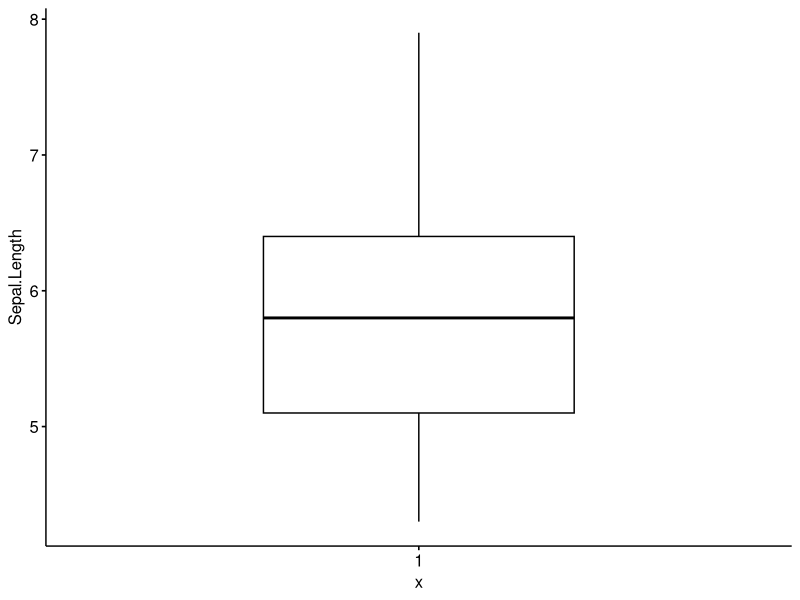
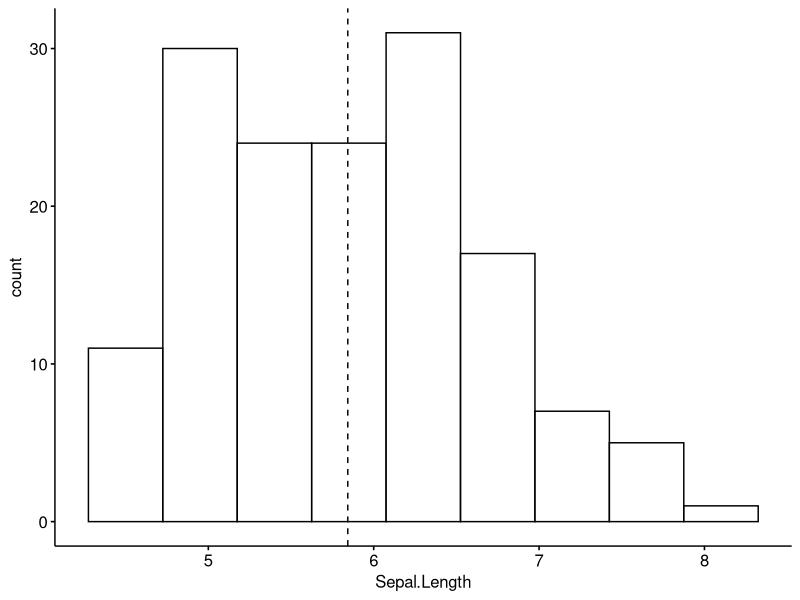
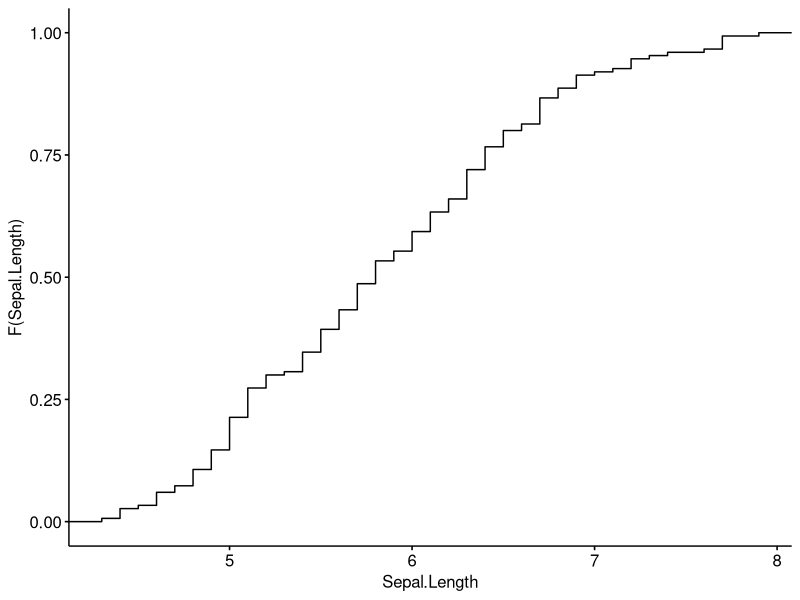
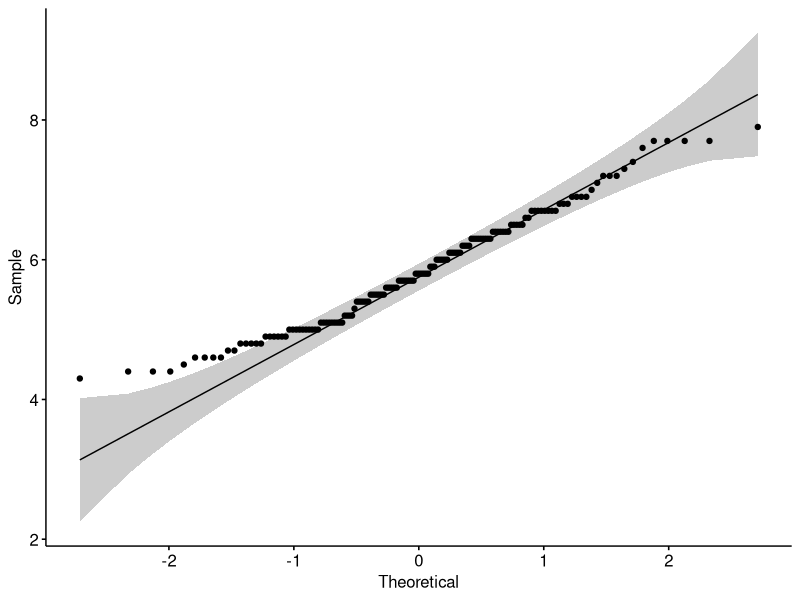

Generate these figures, in order, with R:
#2) Quantitatively describing, summarising and plotting data in R environment
iris_data<- iris
head(iris_data, 9)
View(iris_data)

#mean
mean(iris_data$Sepal.Length)

#standard deviation
sd(iris_data$Sepal.Length)

#variance
var(iris_data$Sepal.Length)

#minimum
min(iris_data$Sepal.Length)

#maximum
max(iris_data$Sepal.Length)

#median
median(iris_data$Sepal.Length)

#range
range(iris_data$Sepal.Length)

#Sample quantiles
quantile(iris_data$Sepal.Length)

#Generic function 
summary(iris_data$Sepal.Length) 

#Interquartile range
IQR(iris_data$Sepal.Length)


#Compute an overall summary of a variable and an entire data frame
summary(iris_data, digits = 1)

summary(data.frame(iris_data))
sapply(iris_data[, -5], data.frame)

sapply(iris_data[, -5], mean)
sapply(iris_data[, -5], sd)
sapply(iris_data[, -5], var)
sapply(iris_data[, -5], min)
sapply(iris_data[, -5], max)
sapply(iris_data[, -5], median)
sapply(iris_data[, -5], range)
sapply(iris_data[, -5], quantile)
sapply(iris_data[, -5], summary)
sapply(iris_data[, -5], IQR)

#Present visualisations for your results using the appropriate package. Your
#descriptive statistics should entail box-plots, histograms, empirical cumulative
#density functions and QQ plots.

#if(!require(devtools)) 
#install.packages("devtools")
#devtools::install_github("kassambara/ggpubr")

#install.packages("tidyselect")
#install.packages("ggpubr")

# then load
library(magrittr)
library(tidyselect)
library(lifecycle)
library(ggplot2)
library(ggpubr)

#box-plots
ggboxplot(iris_data, y = "Sepal.Length", width = 0.5)

#histograms
gghistogram(iris_data, x = "Sepal.Length", bins = 9, 
            add = "mean")

#empirical cumalative density functions
ggecdf(iris_data, x = "Sepal.Length")

#QQ plots
ggqqplot(iris_data, x = "Sepal.Length")

